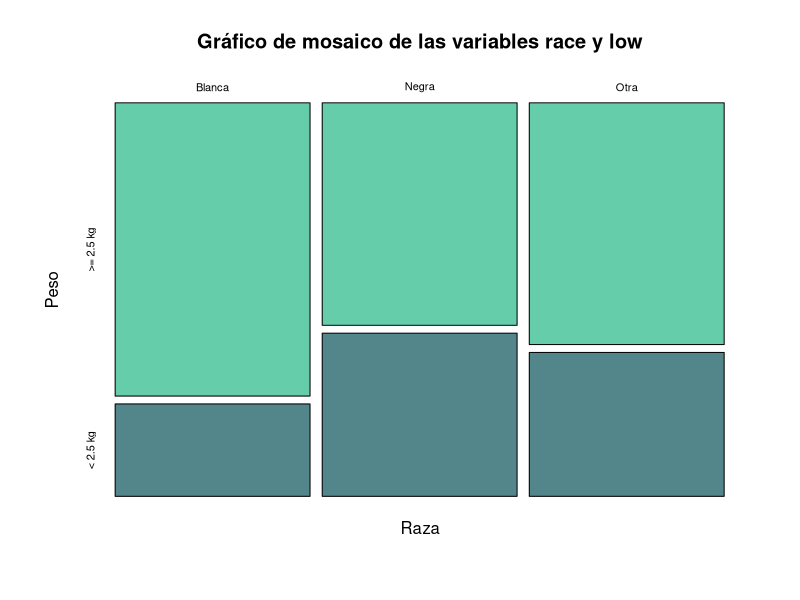
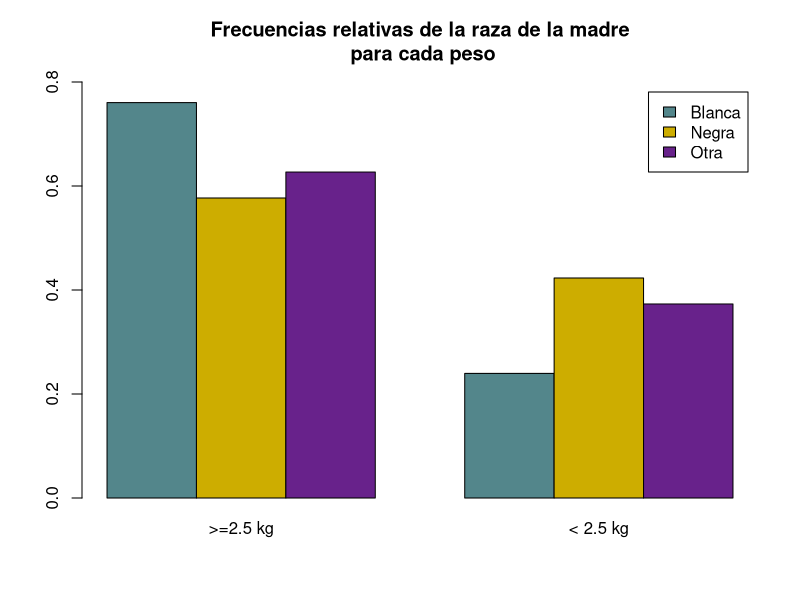
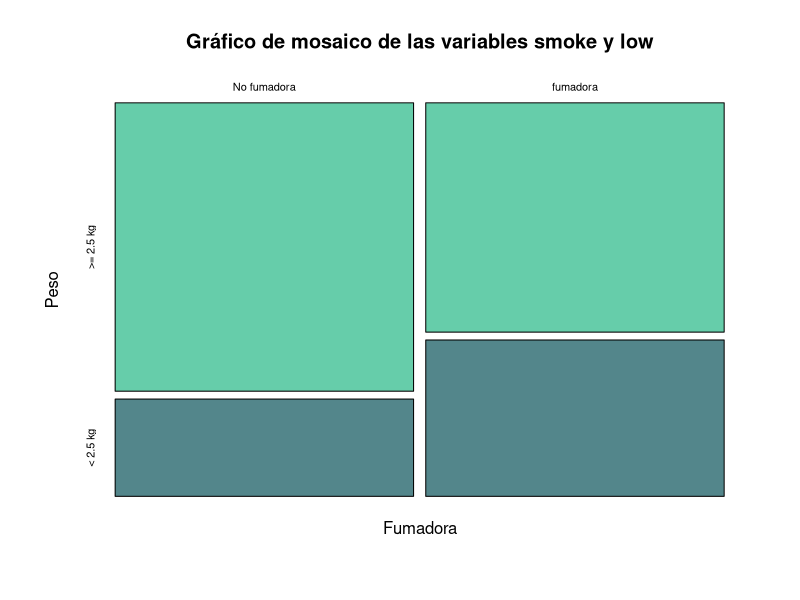
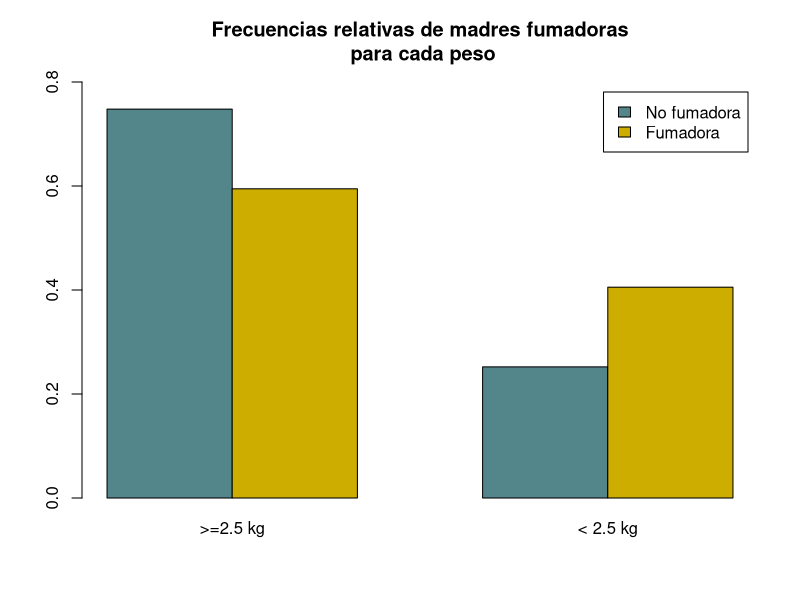
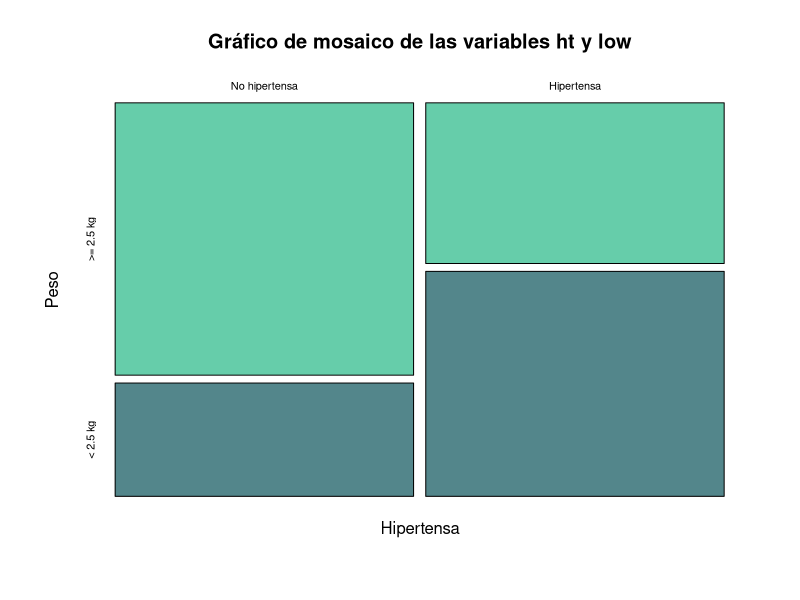
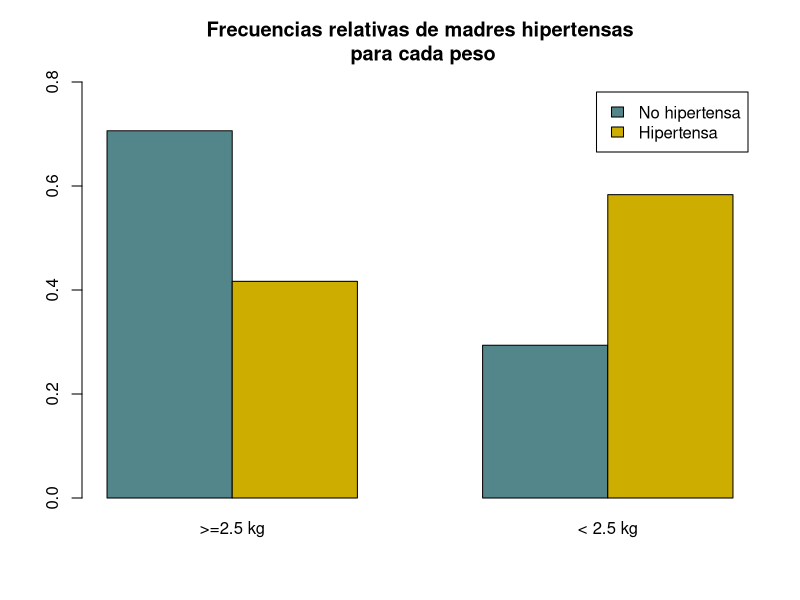
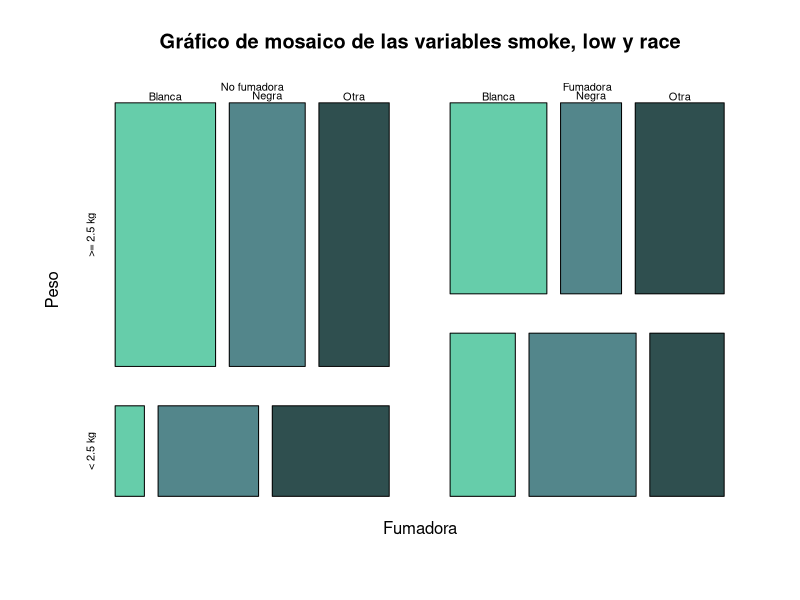

Reproduce these figures in R, in order.
## ---- chunk 1
knitr::opts_chunk$set(echo = TRUE)
## ---- chunk 2
library(MASS)
## ---- chunk 3
str(birthwt)
## ---- chunk 4
head(birthwt)
## ---- chunk 5
x <- table(birthwt$race, birthwt$low)

dimnames(x) = list(
  Raza = c("Blanca", "Negra", "Otra"),
  Peso = c(">= 2.5 kg", "< 2.5 kg")
)

round(prop.table(x, margin = 1), 3)
## ---- chunk 6
mosaicplot(prop.table(x, margin = 1),
           main = "Gráfico de mosaico de las variables race y low",
           col = c("aquamarine3", "cadetblue4"))
## ---- chunk 7
barplot(prop.table(x, margin = 1), ylim = c(0, 0.8), beside = TRUE,
        main = "Frecuencias relativas de la raza de la madre\n para cada peso",
        names = c(">=2.5 kg", "< 2.5 kg"),
        col = c("cadetblue4", "gold3", "darkorchid4"),
        legend.text = c("Blanca", "Negra", "Otra"))
## ---- chunk 8
x <- table(birthwt$smoke, birthwt$low)

dimnames(x) = list(
  Fumadora = c("No fumadora", "fumadora"),
  Peso = c(">= 2.5 kg", "< 2.5 kg")
)

round(prop.table(x, margin = 1), 3)

mosaicplot(prop.table(x, margin = 1),
           main = "Gráfico de mosaico de las variables smoke y low",
           col = c("aquamarine3", "cadetblue4"))

barplot(prop.table(x, margin = 1), ylim = c(0, 0.8), beside = TRUE,
        main = "Frecuencias relativas de madres fumadoras\n para cada peso",
        names = c(">=2.5 kg", "< 2.5 kg"),
        col = c("cadetblue4", "gold3"),
        legend.text = c("No fumadora", "Fumadora"))
## ---- chunk 9
x <- table(birthwt$ht, birthwt$low)

dimnames(x) = list(
  Hipertensa = c("No hipertensa", "Hipertensa"),
  Peso = c(">= 2.5 kg", "< 2.5 kg")
)

round(prop.table(x, margin = 1), 3)

mosaicplot(prop.table(x, margin = 1),
           main = "Gráfico de mosaico de las variables ht y low",
           col = c("aquamarine3", "cadetblue4"))

barplot(prop.table(x, margin = 1), ylim = c(0, 0.8), beside = TRUE,
        main = "Frecuencias relativas de madres hipertensas\n para cada peso",
        names = c(">=2.5 kg", "< 2.5 kg"),
        col = c("cadetblue4", "gold3"),
        legend.text = c("No hipertensa", "Hipertensa"))
## ---- chunk 10
x <- table(birthwt$smoke, birthwt$low, birthwt$race)

dimnames(x) = list(
  Fumadora = c("No fumadora", "Fumadora"),
  Peso = c(">= 2.5 kg", "< 2.5 kg"),
  Raza = c("Blanca", "Negra", "Otra")
)

round(prop.table(x, margin = c(1, 3)), 3)
## ---- chunk 11
mosaicplot(prop.table(x, margin = c(1, 3)),
           main = "Gráfico de mosaico de las variables smoke, low y race",
           col = c("aquamarine3", "cadetblue4", "darkslategray"))
